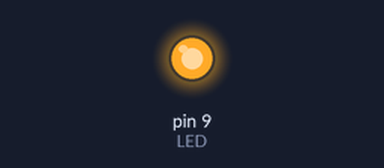
This sketch was run on a simulated Arduino Uno, built with avr-gcc and run on an emulated ATmega328P. On the bench: output pins drawn as LEDs (lit = HIGH).

Above: at 1.0 s.
At 4.0 s:
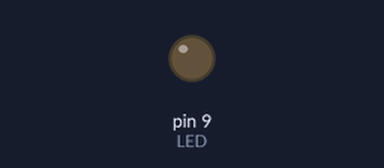
Timing chart, 0 to 7.8 s (numbered marks = the images above):
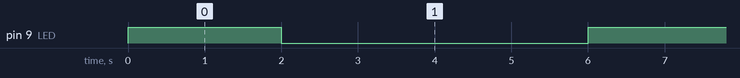

The sketch:

EncenderFoco.ino
```cpp
#define LED 9

void setup()
{
    // Definir el pin, salida digital
    pinMode(LED, OUTPUT);
}

void loop()
{
    // 1. Encender el LED
    digitalWrite(LED, HIGH);
    // 2. Esperar medio segundo
    delay(2000);
    // 3. Apagar el LED
    digitalWrite(LED, LOW);
    // 4. Esperar medio segundo
    delay(4000);
}
```

Measured:
- by itself, pin 9 (LED): alternates HIGH for 2.0 s and LOW for 4.0 s
